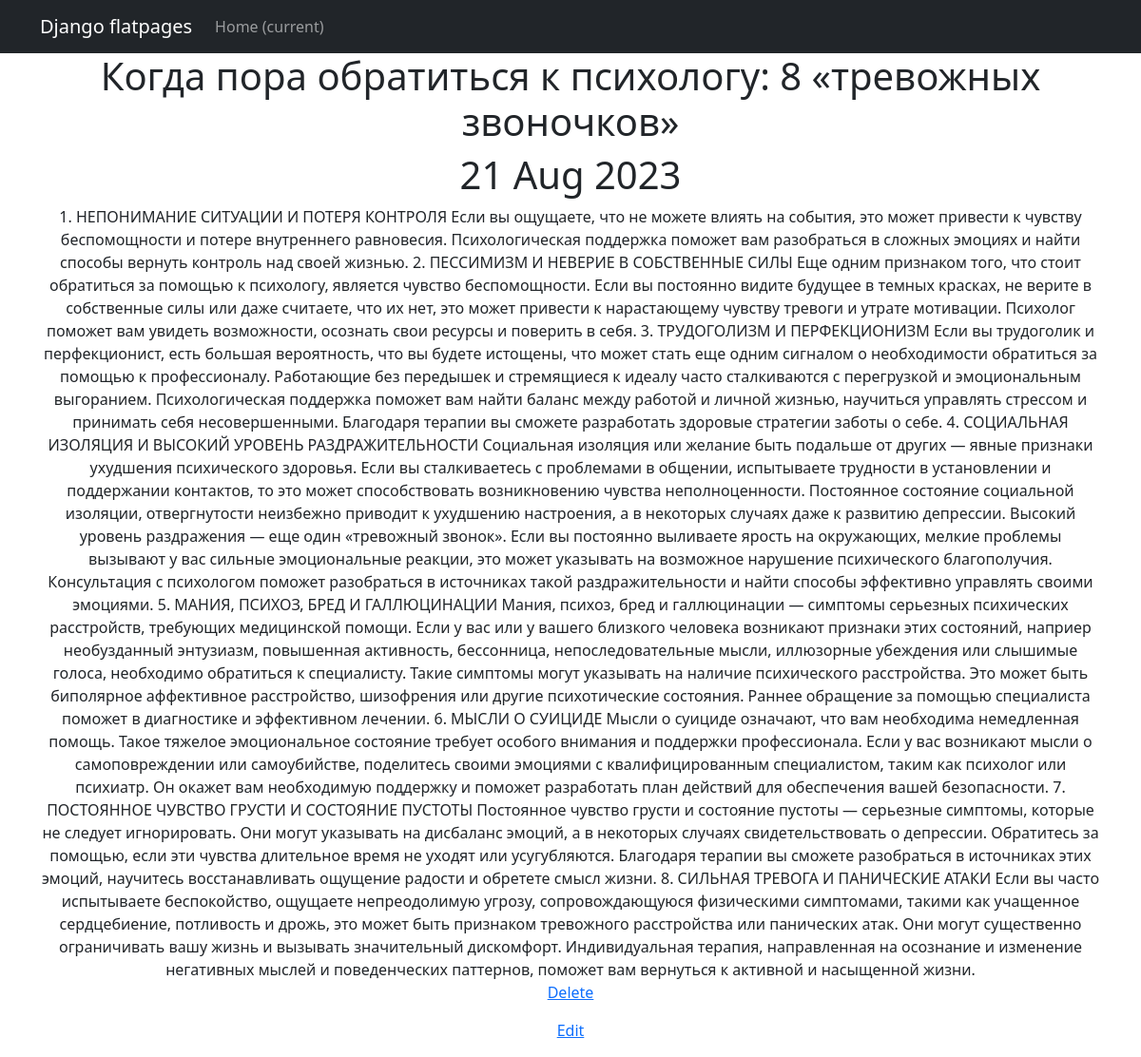
The page /news/search/11/ on the database as committed earlier.
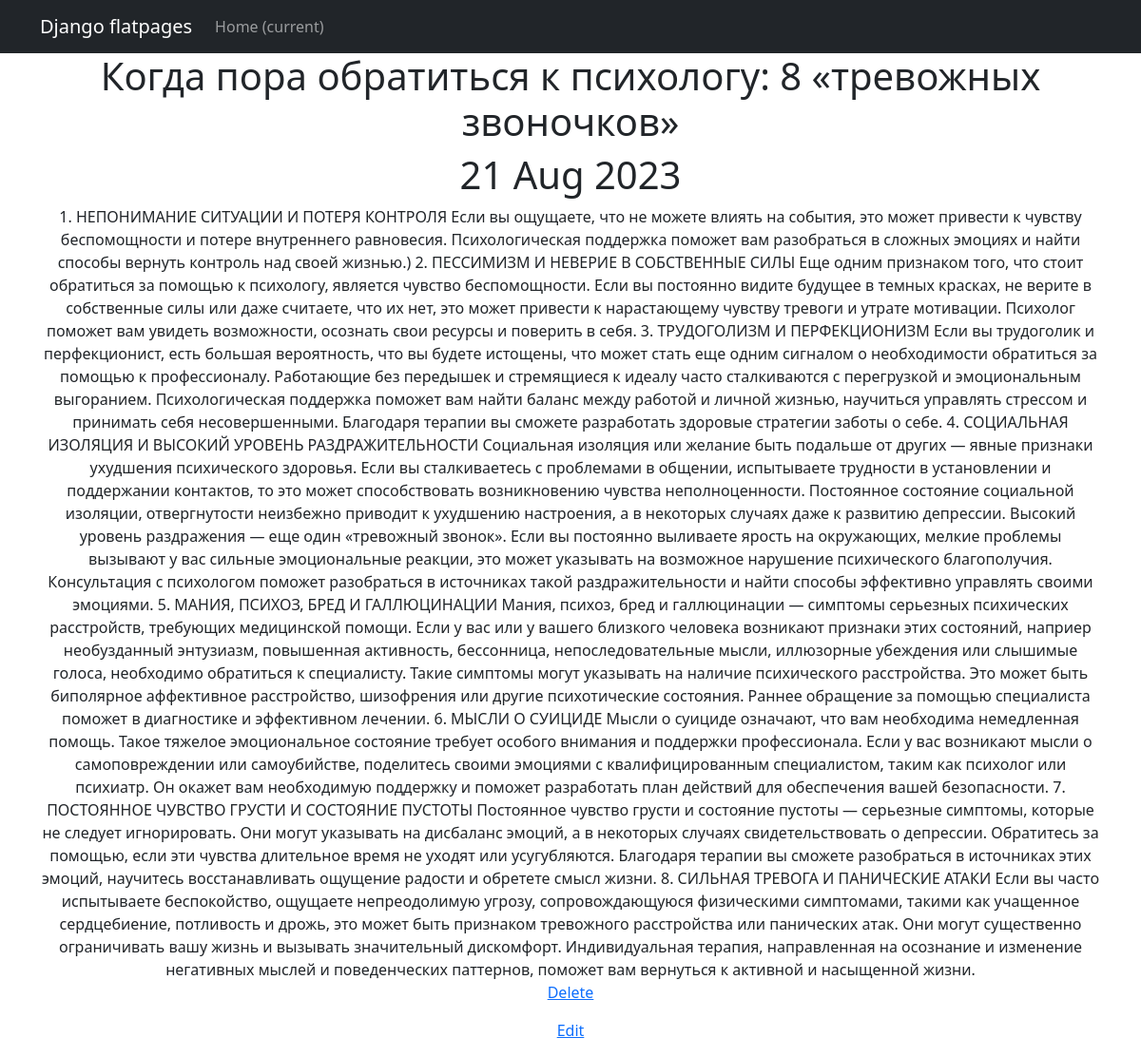
The same page on the database as committed later.
### newapp/models.py (models this page shows, shortened)
class Post(models.Model):
    author = models.ForeignKey(Author, on_delete=models.CASCADE, null=True)
    NEWS = 'NW'
    ARTICLE = 'AR'
    CATEGORY_CHOICES = (
        (NEWS, 'Новость'),
        (ARTICLE, 'Статья'),
    )
    categoryType = models.CharField(max_length=2, choices=CATEGORY_CHOICES, default=ARTICLE)
    dateCreation = models.DateTimeField(auto_now_add=True)
    create_post = models.DateTimeField(auto_now_add=True)
    postCategory = models.ManyToManyField(Category, through='PostCategory')
    title = models.CharField(max_length=128)
    text = models.TextField()
    rating = models.SmallIntegerField(default=0)

### newapp/views.py (the view)
# urls.py: path('<int:pk>/', PostDetail.as_view(), name='post_detail'),
class PostDetail(DetailView):
    model = Post
    template_name = 'newapp/post_detail.html'
    context_object_name = 'Post'

### newapp/templatetags/custom_filters.py (called while the page is built)
@register.filter()
def censor(sentence):
    text = sentence.split()
    for i, word in enumerate(text):
        print(word)
        if word in bad_words:
            text[i] = word[0] + '***'
    return ' '.join(text)

### templates/newapp/post_detail.html (shortened to what this page needs)
{% extends 'flatpages/default.html' %}
{% load custom_filters %}
{% block content %}
<h1>{{ Post.title|censor}}</h1>
<h1>{{ Post.dateCreation|date:'d M Y' }}</h1>
<h>{{ Post.text|censor }}</h>
    <p><a href="{% url 'post_delete' object.id %}">Delete</a></p>
    <p><a href="{% url 'post_edit' object.id %}">Edit</a></p>
{% endblock content %}

Rows that differ between the two databases and show on the page:
changed Post "Когда пора обратиться к психологу: 8 «тревожных звоночков»": text|censor "…вернуть контроль над своей жизнью. 2. ПЕССИМИЗМ И НЕВЕРИЕ В СОБСТВЕННЫЕ СИЛЫ Еще одним признаком того, что стоит обратиться за помощью к психологу, является чувство беспомощности. Если вы постоянно видите будущее в темных красках, не верите в собственные силы или даже считаете, что их нет, это может привести к нарастающему чувству тревоги и утрате мотивации. Психолог поможет вам увидеть возможности, осознать свои ресурсы и поверить в себя. 3. ТРУДОГОЛИЗМ И ПЕРФЕКЦИОНИЗМ Если вы трудоголик и перфекционист, есть большая вероятность, что вы будете истощены, что может стать еще одним сигналом о необходимости обратиться за помощью к профессионалу. Работающие без передышек и стремящиеся к идеалу…" → "…вернуть контроль над своей жизнью.) 2. ПЕССИМИЗМ И НЕВЕРИЕ В СОБСТВЕННЫЕ СИЛЫ Еще одним признаком того, что стоит обратиться за помощью к психологу, является чувство беспомощности. Если вы постоянно видите будущее в темных красках, не верите в собственные силы или даже считаете, что их нет, это может привести к нарастающему чувству тревоги и утрате мотивации. Психолог поможет вам увидеть возможности, осознать свои ресурсы и поверить в себя. 3. ТРУДОГОЛИЗМ И ПЕРФЕКЦИОНИЗМ Если вы трудоголик и перфекционист, есть большая вероятность, что вы будете истощены, что может стать еще одним сигналом о необходимости обратиться за помощью к профессионалу. Работающие без передышек и стремящиеся к…"
